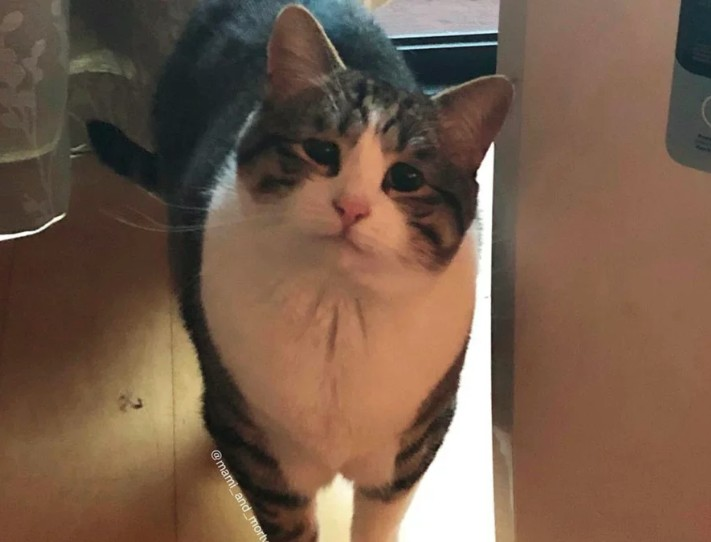
#> input picture data/sad.jpg, 711 x 542 px, given in place of lena.jpg, which was not available
$ jupyter execute opencv_notebook_sample_2021.ipynb
#> lines starting #> are read from the running program, lines starting #| are printed output that depends on the picture; after the words box and inside, x2 and y2 are one past the last pixel; in counts of white or black regions, pixels touching at a corner belong together; pictures that were not available may be replaced by others from this repository, and a replacement may not be noted
[cell 1]
import cv2

[cell 2]
import numpy as np
from matplotlib import pyplot as plt

[cell 3]
img = cv2.imread('C:\lecture\lena.jpg', 0)
#> img: shape (542, 711); min 11, max 255, mean 97.8

[cell 4]
img.shape
#> Out = (542, 711)

[cell 5]
plt.imshow(img, cmap="gray")

[cell 6]
img[100,100] = 255
#> img: shape (542, 711); min 11, max 255, mean 97.8

[cell 7]
cv2.line(img, (0,0), (100,100), (255,255,255), 1)
#> img: shape (542, 711); min 11, max 255, mean 97.8
cv2.putText(img, 'Lena', (100,100), 1, 1, (255,255,255))
#> img: shape (542, 711); min 11, max 255, mean 97.9

[cell 8]
plt.imshow(img, cmap="gray")

[cell 9]
plt.imshow(cv2.bilateralFilter(img, 10, 75, 75), cmap="gray")
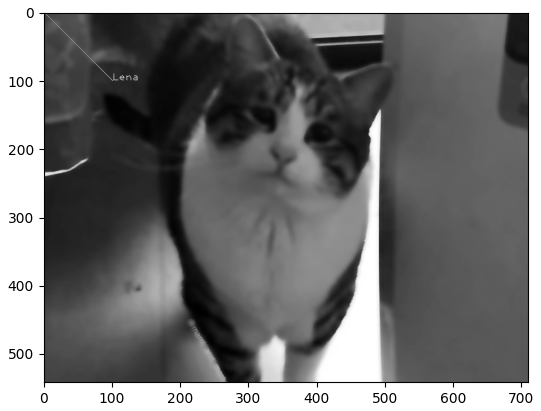
#> figure drawn by matplotlib, 1 panel

[cell 10]
img = cv2.imread('C:\lecture\lena.jpg')
#> img is the input picture: shape (542, 711, 3); mean B, G, R 74.6, 92.3, 117.4

[cell 11]
img2 = cv2.cvtColor(img, cv2.COLOR_BGR2HSV)
#> img2: shape (542, 711, 3); mean H, S, V 23.5, 96.8, 118.9
img2[200:300,:,1] = img2[200:300,:,1] * 1.15
#> img2: shape (542, 711, 3); mean H, S, V 23.5, 99.7, 118.9
img2 = cv2.cvtColor(img2, cv2.COLOR_HSV2BGR)

[cell 12]
plt.imshow(cv2.cvtColor(img2, cv2.COLOR_BGR2RGB))

[cell 13]
img2 = cv2.cvtColor(img2, cv2.COLOR_BGR2GRAY)
#> img2: shape (542, 711)
img2 = cv2.equalizeHist(img2)
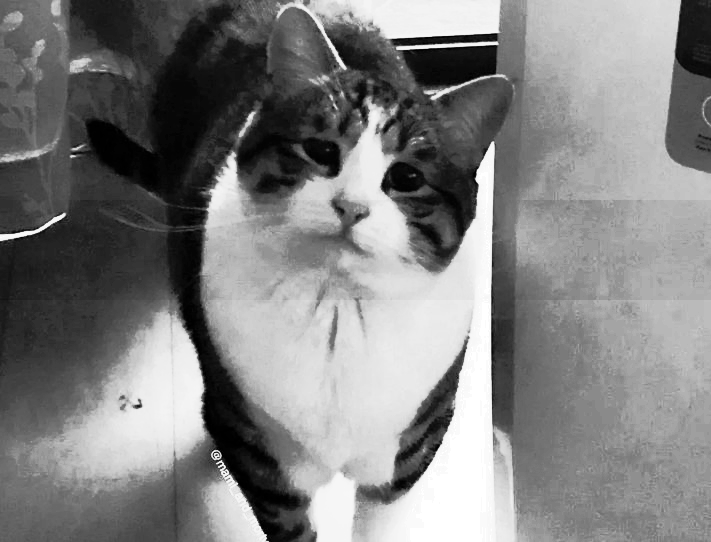
#> img2: shape (542, 711); min 0, max 255, mean 128.7
_, img2 = cv2.threshold(img2,0,255,cv2.THRESH_BINARY+cv2.THRESH_OTSU)
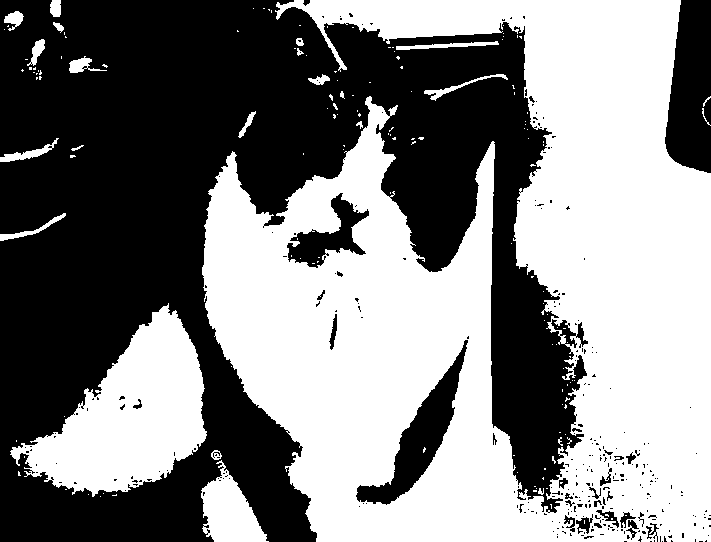
#> img2: shape (542, 711); 51% white; 305 black regions (275 under 20 px), largest, box (x1, y1, x2, y2) and area: (0, 0, 588, 542) 172888, (665, 0, 711, 173) 6417, (356, 340, 468, 505) 4685
kernel = np.ones((5,5), np.uint8)
img2 = cv2.erode(img2, kernel)
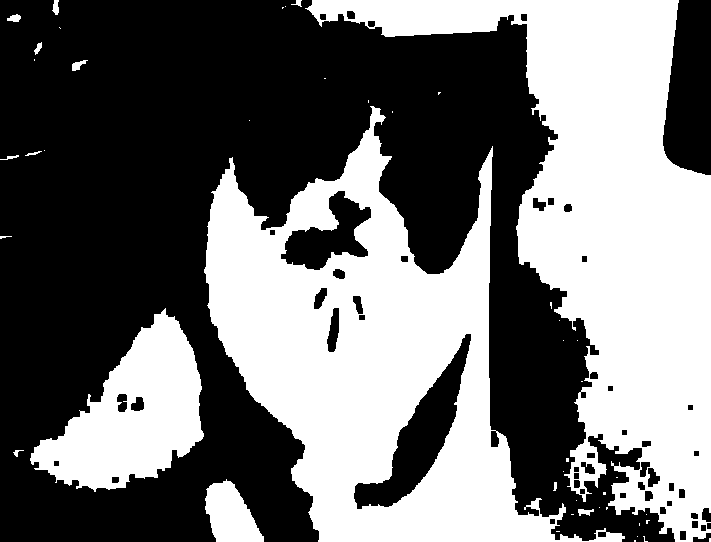
#> img2: shape (542, 711); 44.7% white; 46 white regions (31 under 20 px), largest, box (x1, y1, x2, y2) and area: (305, 0, 711, 542) 78143, (204, 106, 625, 542) 74872, (30, 308, 204, 492) 16314
plt.imshow(img2, cmap="gray")

[cell 14]
img = cv2.imread('C:\lecture\lena.jpg', 0)

[cell 15]
edges = cv2.Canny(img, 50, 100)
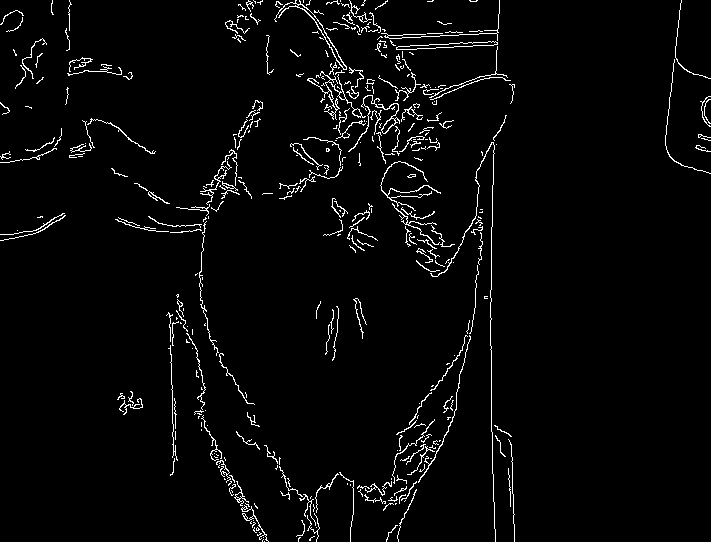
#> edges: shape (542, 711); 3.1% white in thin lines or dots

[cell 16]
plt.imshow(edges, cmap="gray")

[cell 17]
plt.imshow(edges)

[cell 18]
cv2.namedWindow('sample')
cv2.imshow("sample", img)
cv2.waitKey(0)
cv2.destroyAllWindows()

[cell 19]
contours, _ = cv2.findContours(img2, cv2.RETR_TREE, cv2.CHAIN_APPROX_SIMPLE)
#> contours = 96 contours, 36 with area under 20; largest, box (x1, y1, x2, y2) and area: (204, 106, 625, 542) 84120, (305, 0, 711, 542) 78489, (30, 308, 204, 492) 16320, (353, 333, 472, 510) 6168, (280, 190, 372, 271) 3487
areas = [cv2.contourArea(c) for c in contours]
#> areas = 96 values, max 84120 at index 36, min 0 at index 3, mean 2031.1
max_index = np.argmax(areas)
#> max_index = 36
cv2.drawContours(img, contours, max_index, (0, 0, 255), 5)
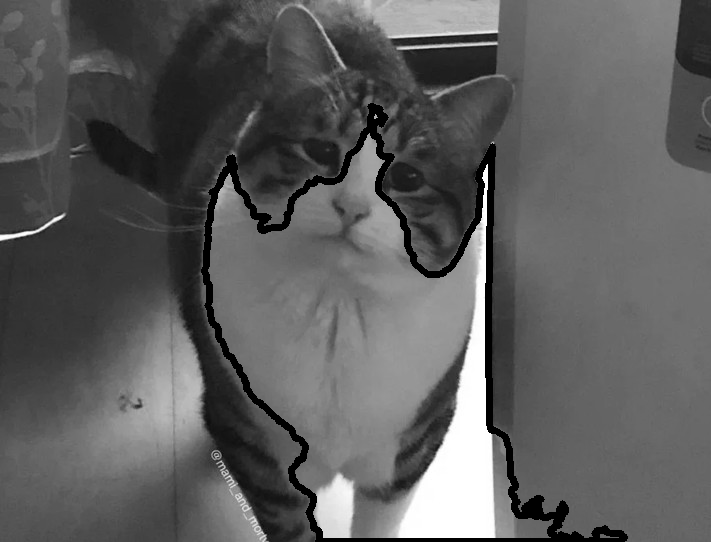
#> img: shape (542, 711); min 0, max 255, mean 93.1
plt.imshow(cv2.cvtColor(img, cv2.COLOR_BGR2RGB))

[cell 20]
img = cv2.imread('C:\lecture\lena.jpg',0)
f1 = np.fft.fft2(img)
f2 = np.fft.fftshift(f1)

[cell 21]
spectrum = (np.abs(f2))

[cell 22]
dst = np.array(spectrum,  dtype = np.float32)
img_dst = cv2.normalize(dst,None,0,1,cv2.NORM_MINMAX)
plt.imshow(img_dst, cmap="gray")

[cell 23]
mask = np.zeros(f1.shape, np.uint8)
mask = np.array(mask,  dtype = np.uint8)

k = 0.05
w,h = img.shape
#> w = 542; h = 711
cv2.circle(mask, ((int)(w/2), (int)(h/2)), (int)(w*k), (255,255,255), -1)
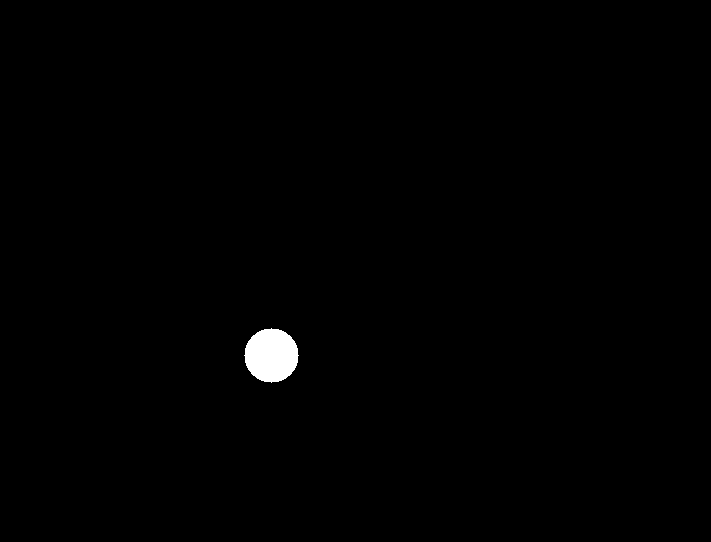
#> mask: shape (542, 711); 0.59% white; 1 white region, box (x1, y1, x2, y2) and area: (244, 328, 299, 383) 2289
plt.imshow(mask, cmap="gray")

[cell 24]
f2[mask==0]=0
spectrum = np.log(np.abs(0.1+f2))

dst = np.array(spectrum,  dtype = np.float32)
img_dst = cv2.normalize(dst,None,0,1,cv2.NORM_MINMAX)
plt.imshow(img_dst, cmap="gray")

[cell 25]
conv_img = np.fft.ifft2(np.fft.ifftshift(f2)).real
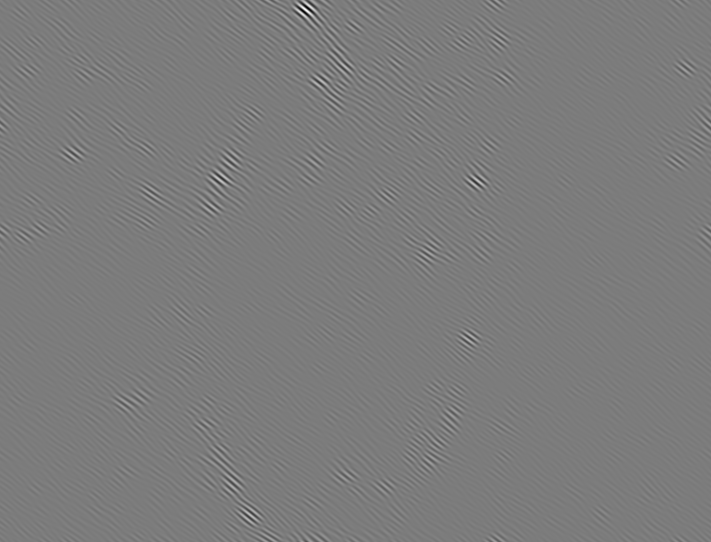
#> conv_img: shape (542, 711) float64; min -6.43, max 6.77, mean -1.59e-19; drawn with min black and max white
img_dst = np.array(conv_img, dtype = np.uint8)
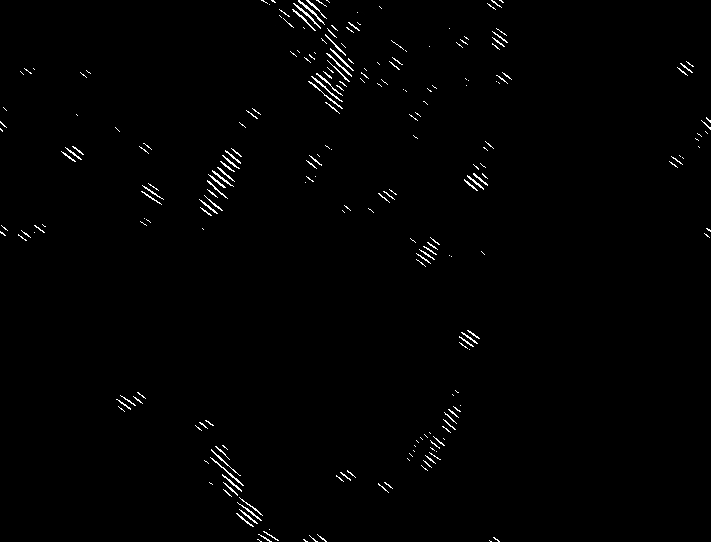
#> img_dst: shape (542, 711); min 0, max 255, mean 2.4
plt.imshow(img_dst, cmap="gray")

[cell 26]
cap = cv2.VideoCapture(0) #"video.avi"
_, prev_img = cap.read()
prev_img = cv2.cvtColor(prev_img, cv2.COLOR_BGR2GRAY)
while True:
  _, img = cap.read()
  img = cv2.cvtColor(img, cv2.COLOR_BGR2GRAY)
  cv2.imshow("video", img)
  #OF
  points = cv2.goodFeaturesToTrack( img, 1000, 0.01, 10)
#> points = 253 rows, first 8: [265, 535], [492, 142], [222, 463], [497, 31], [229, 474], [497, 43], [250, 508], [64, 214]
  points2, st, err = cv2.calcOpticalFlowPyrLK(  img, prev_img, points, None, winSize=(20, 20) )
#> points2 has the same summary as points; st = 253 values from 1 to 1; err = 253 values from 0 to 0

  points = np.int0(points)
  points2 = np.int0(points2)

  prev_img = img
  for i, p in enumerate(points):
     x1,y1 = p.ravel()
     x2,y2 = points2[i].ravel()
     cv2.circle(img, (x1,y1), 2, 255)
     cv2.line(img, (x1,y1), (x2,y2), 255, 1)
#> this loop made 253 passes
#> (x1, y1, x2, y2) on passes 1 to 3: (265, 535, 265, 535), (492, 142, 492, 142), (222, 463, 222, 463)
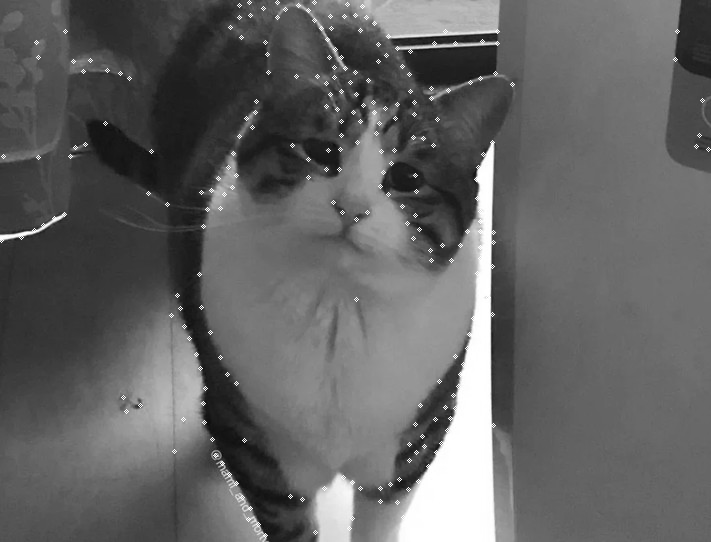
#> img: shape (542, 711); min 11, max 255, mean 98.7

  cv2.imshow("video result", img)

  if cv2.waitKey(10) == 32:
#> (key Esc is pressed here)
      break
